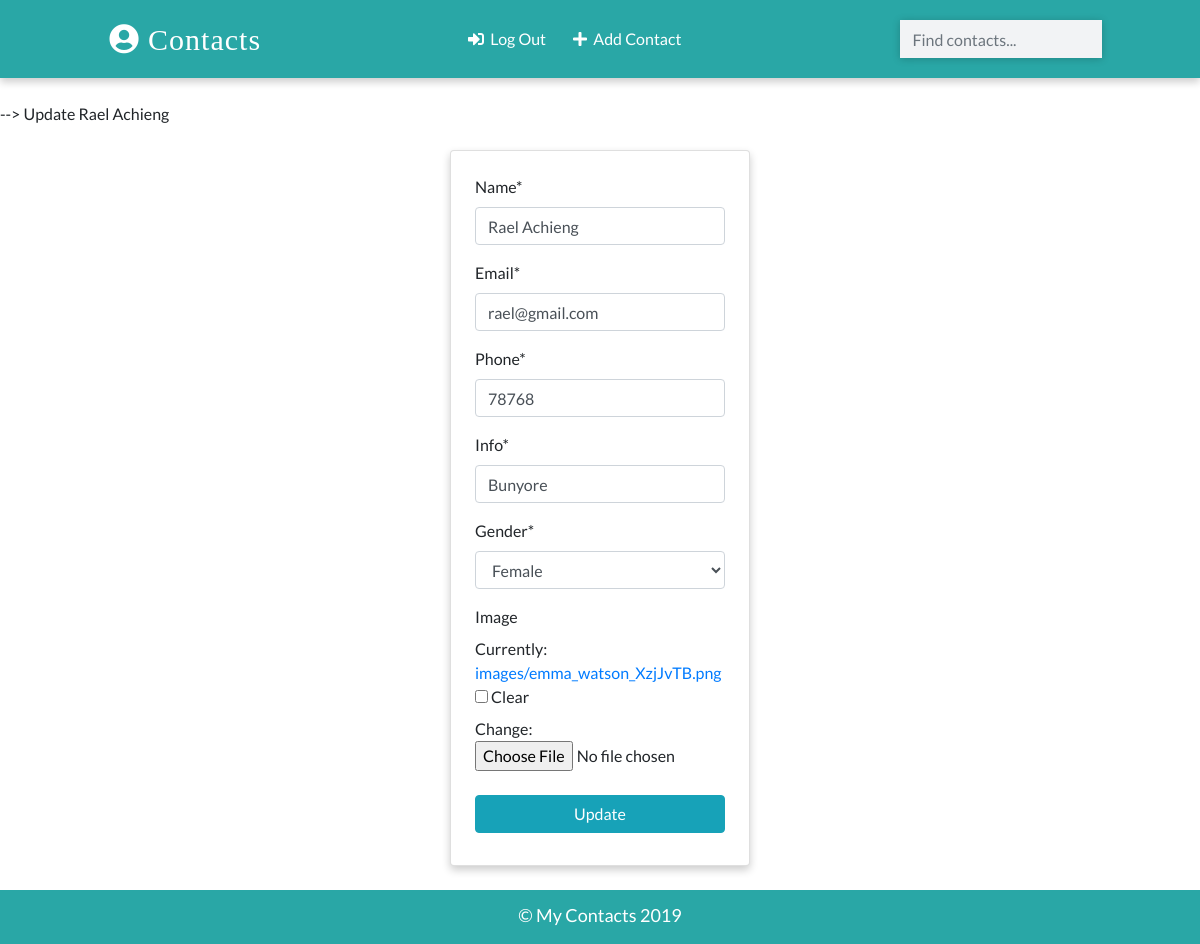
The app's page /contacts/update/3 (signed in) with its own data.
### app/models.py (models this page shows)
class Contact(models.Model):
    manager = models.ForeignKey(User, on_delete=models.CASCADE, default=None)
    name = models.CharField(max_length=20)
    email = models.EmailField(max_length=100)
    phone = models.IntegerField()
    info = models.CharField(max_length=20)
    gender = models.CharField(max_length=50, choices=(
        ('male', 'Male'), ('female', 'Female')
    ))
    image = models.ImageField(upload_to='images/', blank=True)
    date_added = models.DateTimeField(default=datetime.now)
    def __str__(self):
        return self.name
    class Meta:
        ordering = ['-id']

### app/views.py (the view, shortened to what this page needs)
# urls.py: path('contacts/update/<int:pk>', views.ContactUpdateView.as_view(), name='update'),
class ContactUpdateView(LoginRequiredMixin, UpdateView):
    model = Contact
    template_name = "update.html"
    fields = ['name', 'email', 'phone', 'info', 'gender', 'image']

### templates/update.html (shortened to what this page needs)
{% extends 'base.html' %}
{% load crispy_forms_tags %}
{% load static %}
{% block content %}
{% if contact.manager == request.user %}
Update {{contact}}
<div class="container w-25 card p-4 mt-4">
    <form action="" method = "POST" enctype="multipart/form-data">
            {{form|crispy}}
        <input type="submit" value="Update" class="w-100 text-white text-center my-2 btn btn-info">
    </form>
</div>
{% else %}
<div class="container">
    <h2 class="heading font-weight-light text-center">You do not access to this page.</h2>
    <hr>
</div>
{% endif %}
{% endblock content %}

### static/css/main.css (style rules this page uses)
:root { --back: #29a7a6; --girl: #e64298; --boy: #2874dd; }
body { font-family: Lato, sans-serif; }
.card { box-shadow: 0 4px 8px 0 rgba(0, 0, 0, 0.2); transition: 0.3s; min-width: 250px; box-sizing: border-box; }

### records on screen
Contact: name "Rael Achieng", email "rael@gmail.com", phone "78768", info "Bunyore", gender "Female"
